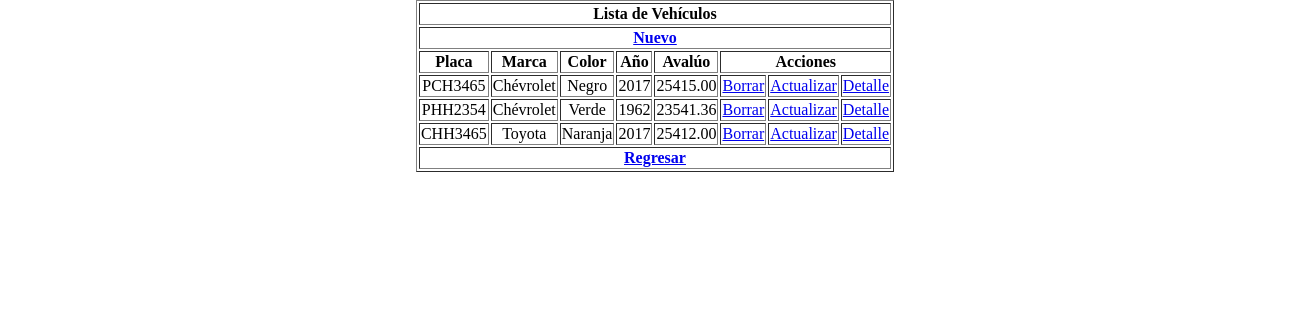
Page /vehiculo.php on the committed database.
### tables this page shows
CREATE TABLE `vehiculo` (
  `id` mediumint(8) UNSIGNED NOT NULL,
  `placa` char(7) NOT NULL,
  `marca` smallint(5) UNSIGNED NOT NULL,
  `motor` varchar(50) NOT NULL,
  `chasis` varchar(50) NOT NULL,
  `combustible` enum('Gasolina','Diesel','Eléctrico') NOT NULL,
  `anio` year(4) NOT NULL,
  `color` smallint(5) UNSIGNED NOT NULL,
  `foto` varchar(20) DEFAULT NULL,
  `avaluo` decimal(8,2) UNSIGNED NOT NULL
);

CREATE TABLE `marca` (
  `id` smallint(5) UNSIGNED NOT NULL,
  `descripcion` varchar(50) NOT NULL,
  `pais` varchar(50) NOT NULL,
  `direccion` varchar(16) DEFAULT NULL,
  `foto` varchar(20) DEFAULT NULL
);

CREATE TABLE `color` (
  `id` smallint(5) UNSIGNED NOT NULL,
  `descripcion` varchar(50) NOT NULL
);

### class/class.vehiculo.php (the view, shortened to what this page needs)
<?php
class vehiculo{
	private $con;
	function __construct($cn){
		$this->con = $cn;
	}
	public function get_list(){
		$d_new = "new/0";
        $d_new_final = base64_encode($d_new);
        $d_ind = "ind/0";
        $d_new_index = base64_encode($d_ind);
		$html = '
		<table border="1" align="center">
			<tr>
				<th colspan="8">Lista de Vehículos</th>
			</tr>
			<tr>
				<th colspan="8"><a href="vehiculo.php?d=' . $d_new_final . '">Nuevo</a></th>
			</tr>
			<tr>
				<th>Placa</th>
				<th>Marca</th>
				<th>Color</th>
				<th>Año</th>
				<th>Avalúo</th>
				<th colspan="3">Acciones</th>
			</tr>
			';
		$sql = "SELECT v.id, v.placa, m.descripcion as marca, c.descripcion as color, v.anio, v.avaluo
		        FROM vehiculo v, color c, marca m
				WHERE v.marca=m.id AND v.color=c.id;";
		$res = $this->con->query($sql);
		$num = $res->num_rows;
        if($num != 0){
		    while($row = $res->fetch_assoc()){
				$d_del = "del/" . $row['id'];
				$d_del_final = base64_encode($d_del);
				$d_act = "act/" . $row['id'];
				$d_act_final = base64_encode($d_act);
				$d_det = "det/" . $row['id'];
				$d_det_final = base64_encode($d_det);
				$html .= '
					<tr>
						<td>' . $row['placa'] . '</td>
						<td>' . $row['marca'] . '</td>
						<td>' . $row['color'] . '</td>
						<td>' . $row['anio'] . '</td>
						<td>' . $row['avaluo'] . '</td>
						<td><a href="vehiculo.php?d=' . $d_del_final . '">Borrar</a></td>
						<td><a href="vehiculo.php?d=' . $d_act_final . '">Actualizar</a></td>
						<td><a href="vehiculo.php?d=' . $d_det_final . '">Detalle</a></td>
					</tr>
					';
		    }
		    $html .= '
					<tr><th colspan="8"><a href="index.php?d=' . $d_new_index . '">Regresar</a></th></tr>';
		}else{
			$mensaje = "Tabla Vehiculo" . "<br>";
            echo $this->_message_BD_Vacia($mensaje);
			echo "<br><br><br>";
		}
		$html .= '</table>';
		return $html;
	}
}
?>

### Recursos/estilos.css (style rules this page uses)
body { width:1300px; margin: 0 auto; text-align:center; }

### rows in the picture
vehiculo: placa "PCH3465", marca.descripcion "Chévrolet", color.descripcion "Negro", anio "2017", avaluo "25415.00"
vehiculo: placa "PHH2354", marca.descripcion "Chévrolet", color.descripcion "Verde", anio "1962", avaluo "23541.36"
vehiculo: placa "CHH3465", marca.descripcion "Toyota", color.descripcion "Naranja", anio "2017", avaluo "25412.00"
